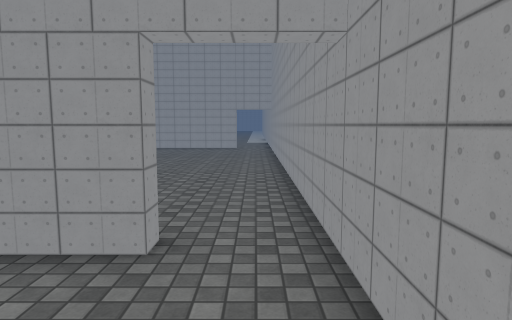
[1] (above)

17 first-person views from a walk through a Unity game level. The camera is 1.5 m above the floor, tilts 6° down and sees 75° across. The floor is counted in squares, 1 m on a side. Each view is taken from the middle of a square. On the plan, view 1 faces up. The plan holds only what a view shows up to about 15 squares ahead; the rest is blank. The place goes on beyond the plan. The player character is not drawn. Some surface patterns are stand-ins.

[2]
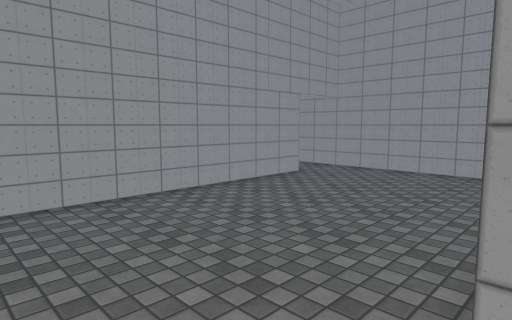

[3]
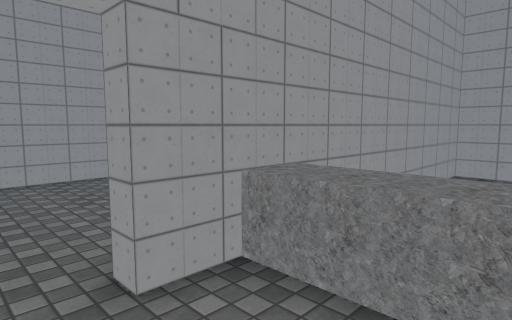

[4]
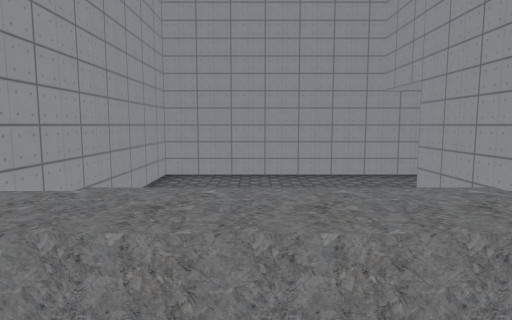

[5]
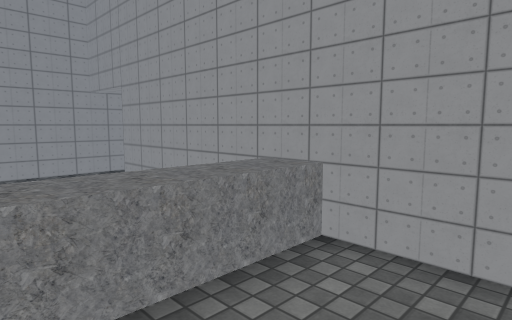

[6]
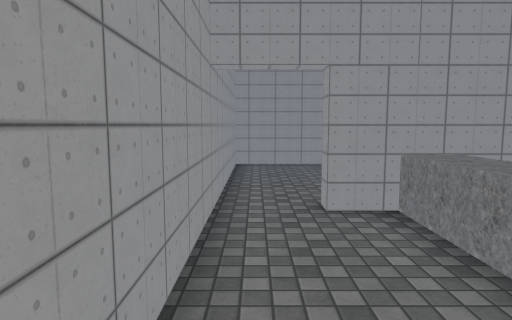

[7]
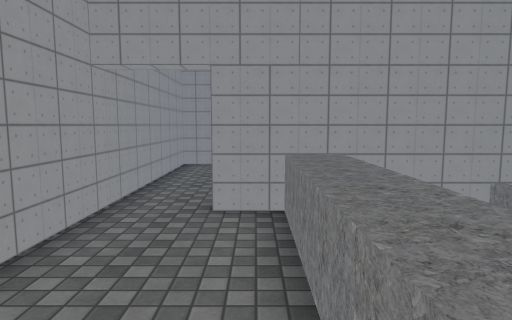

[8]
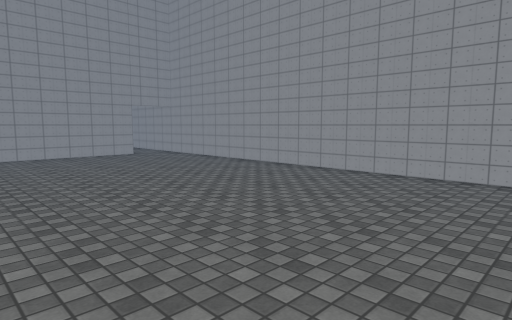

[9]
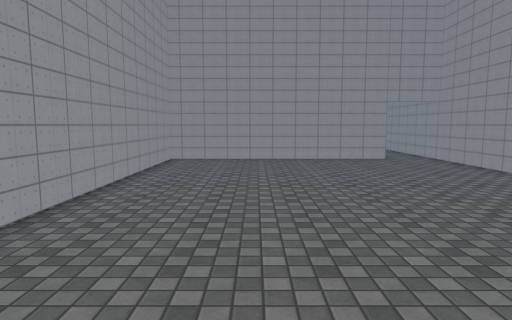

[10]
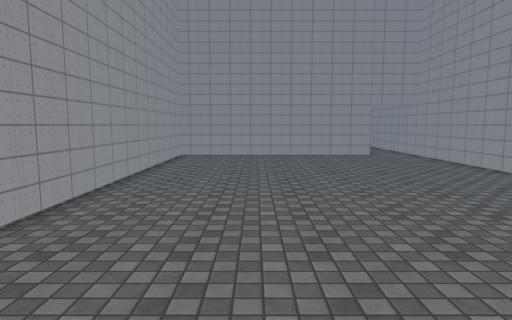

[11]
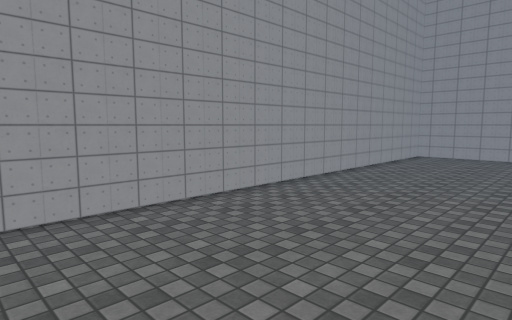

[12]
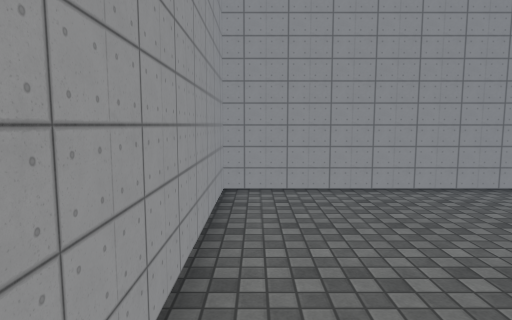

[13]
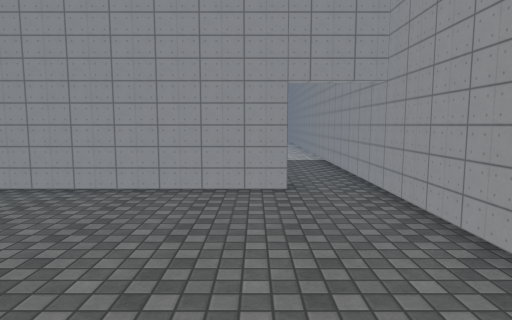

[14]
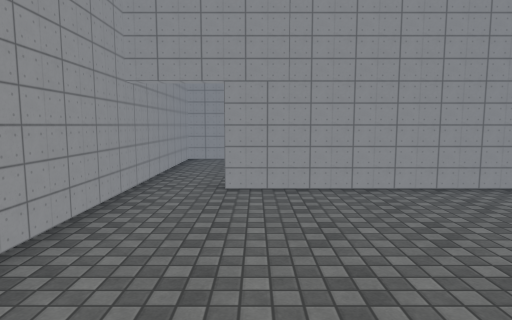

[15]
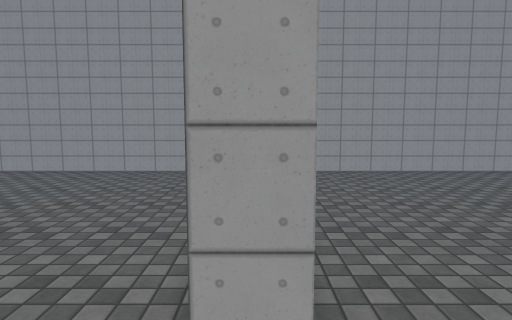

[16]
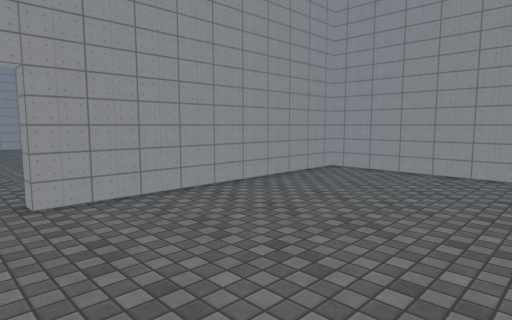

[17]
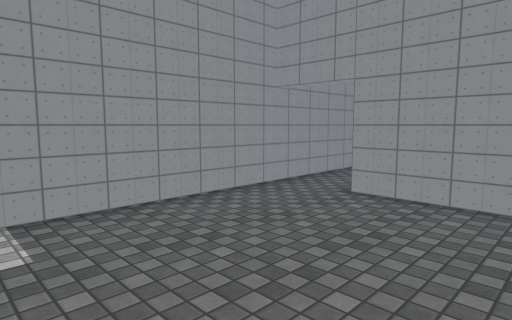

### Floor plan
Points are (right, up) in squares from view 1. A wall is a line through its corners. A room is listed if a view was taken in it or the views show most of it. See-through windows are left out.
Room 1 (view 1)
walls: (-1.3, 4.2) (-1.3, 3.7) (-10.8, 3.7) (-10.8, -2.4); (-0.6, -2.8) (1, -2.8) (1, 4.4)
ways out: opening at (-9.5, -3) to room 2; opening at (-0.5, 4) to room 3
Room 2 (views 2, 3, 4, 5, 6, 7)
walls: (-9.6, -9.8) (-1.2, -9.8); (-10.8, -2.4) (-10.8, -8.1); (1, -9.4) (1, -3.3) (-8.8, -3.3) (-8.8, -2.8)
low walls: (-7.5, -9.9) (-7.5, -3.2)
ways out: opening at (-9.5, -3) to room 1; opening at (-0.5, -10)
Room 3 (views 8, 9, 10, 11, 12, 13, 14)
walls: (-1.3, 21.7) (-10.8, 21.7) (-10.8, 4.2) (-1.3, 4.2); (1, 4.4) (1, 21.5)
ways out: opening at (-0.5, 4) to room 1; opening at (-0.5, 22) to room 4
Room 4 (views 15, 16, 17)
walls: (-10.8, 29.5) (-10.8, 22.2) (-1.3, 22.2) (-1.3, 21.7); (1, 21.5) (1, 29)
ways out: opening at (-0.5, 22) to room 3

Positions as (right, up) in squares from view 1, and headings:
1: (0, 0), facing up
2: (-10, -3), facing up-right
3: (-10, -6), facing up-right
4: (-9, -6), facing right
5: (-10, -6), facing down-right
6: (-10, -9), facing up
7: (-8, -9), facing up
8: (-9, 5), facing up-right
9: (-7, 7), facing up
10: (-7, 5), facing up
11: (-5, 5), facing up-left
12: (-3, 5), facing left
13: (-2, 14), facing up
14: (-2, 12), facing down
15: (0, 22), facing left
16: (0, 29), facing down-left
17: (-5, 29), facing down-right
